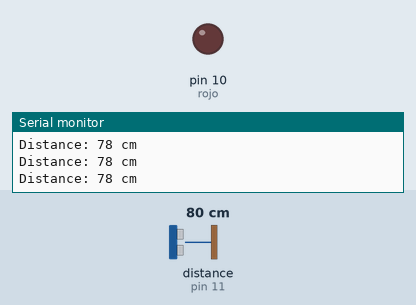
Recording of a sketch running on a simulated Arduino Uno, built with avr-gcc and run on an emulated ATmega328P. On the bench: output pins drawn as LEDs (lit = HIGH), the last lines printed to the serial monitor. Wiring (inferred from the names in the program): ultrasonic range finder: trigger pin 12; echo pin 11. The test bench sets the inputs (shaded band); at power-on: distance to the obstacle (sensor on pin 11) 80 cm. The echo pulse lasts 58.3 µs per cm; pins used as bus, display or sensor lines are not drawn.

Above: at 1.2 s.
1.3 s: distance to the obstacle (sensor on pin 11) set to 2 cm
At 2.5 s:
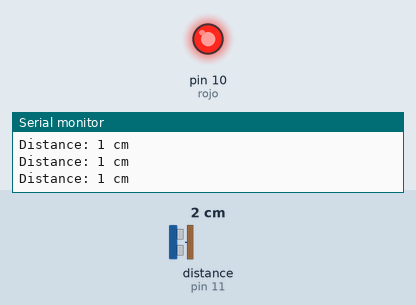
3.0 s: distance to the obstacle (sensor on pin 11) set to 4 cm
4.5 s: distance to the obstacle (sensor on pin 11) set to 7 cm
At 5.2 s:
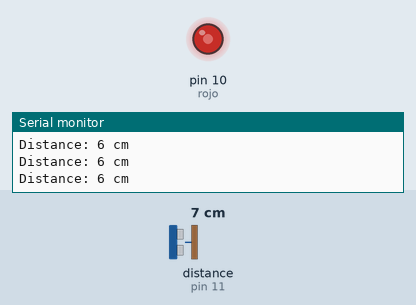
6.0 s: distance to the obstacle (sensor on pin 11) set to 2 cm
At 6.6 s:
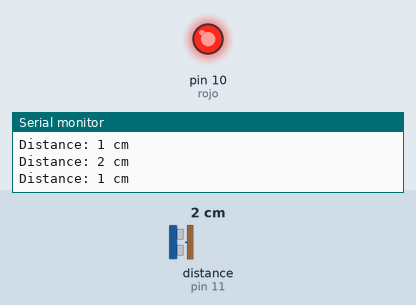
7.5 s: distance to the obstacle (sensor on pin 11) set to 9 cm
At 7.9 s:
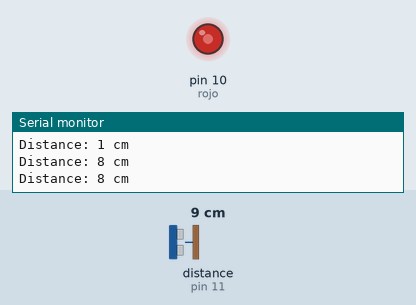
Timing chart, 0 to 10.0 s (numbered marks = the images above; inputs shaded):
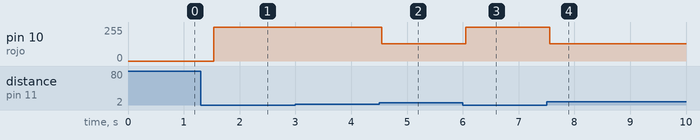

The sketch:

Ej9.ino
```cpp
#define trigPin  12
#define echoPin  11
#define rojo 10

long duration, cm, inches;

void setup() {
  Serial.begin (9600);
  //Define inputs and outputs
  pinMode(trigPin, OUTPUT);
  pinMode(echoPin, INPUT);
  pinMode(rojo, OUTPUT);
}

void loop(){
  int valor = 0;
  digitalWrite(trigPin, LOW);
  delayMicroseconds(5);
  digitalWrite(trigPin, HIGH);
  delayMicroseconds(10);
  digitalWrite(trigPin, LOW);

  duration = pulseIn(echoPin, HIGH);

  // Calculating the distance
  cm= duration*0.034/2;
  Serial.print("Distance: ");
  Serial.print(cm);
  Serial.println(" cm");

  if (cm > 25){
    valor = 0;
  }
  else {
  	if (cm < 25 && cm >= 10) {
      valor = 64;
    }
    else {
      if (cm < 10 && cm >= 5) {
      	valor = 128;
      }
      else{
      	valor = 255;
      }
    }
  }

  analogWrite(rojo, valor);

  delay(250);
}
```

Measured:
- the behaviour switches between 5 and 6 cm on distance to the obstacle (sensor on pin 11) (found by bisection; images 1 and 2)
- after the input at 1.3 s, pin 10 (rojo): 0/255 → 255/255 after 0.23 s
- after the input at 4.5 s, pin 10 (rojo): 255/255 → 128/255 at once
- after the input at 6.0 s, pin 10 (rojo): 128/255 → 255/255 after 0.05 s
- after the input at 7.5 s, pin 10 (rojo): 255/255 → 128/255 after 0.06 s
